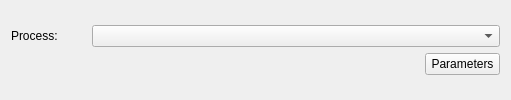
          <widget class="QWidget" name="ppToolsCGALTab">
           <attribute name="title">
            <string>Internal Tools</string>
           </attribute>
           <layout class="QGridLayout" name="gridLayout_28">
            <item row="0" column="0">
             <layout class="QGridLayout" name="gridLayout_26">
              <item row="0" column="0">
               <widget class="QLabel" name="label_9">
                <property name="maximumSize">
                 <size>
                  <width>75</width>
                  <height>16777215</height>
                 </size>
                </property>
                <property name="text">
                 <string>Process:</string>
                </property>
               </widget>
              </item>
              <item row="0" column="1" colspan="2">
               <widget class="QComboBox" name="ppToolsInternalCommandComboBox"/>
              </item>
              <item row="1" column="0" colspan="2">
               <spacer name="horizontalSpacer_3">
                <property name="orientation">
                 <enum>Qt::Horizontal</enum>
                </property>
                <property name="sizeHint" stdset="0">
                 <size>
                  <width>408</width>
                  <height>20</height>
                 </size>
                </property>
               </spacer>
              </item>
              <item row="1" column="2">
               <widget class="QPushButton" name="ppToolsInternalCommandParametersPushButton">
                <property name="maximumSize">
                 <size>
                  <width>75</width>
                  <height>16777215</height>
                 </size>
                </property>
                <property name="text">
                 <string>Parameters</string>
                </property>
               </widget>
              </item>
             </layout>
            </item>
           </layout>
          </widget>
